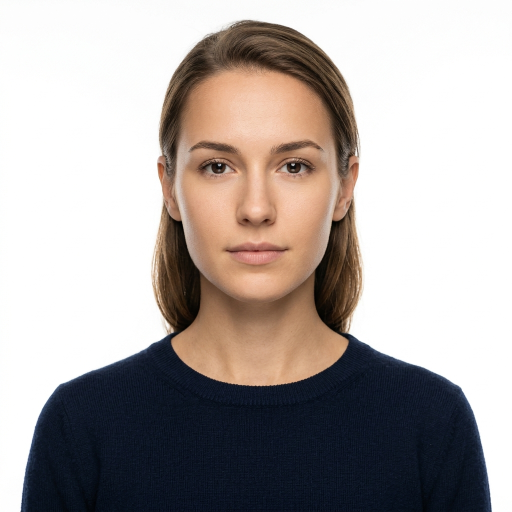
#> input picture demo_face.jpg, 1024 x 1024 px (shown at 1/2 size)
$ python generate_demo_video.py
#> lines starting #> are read from the running program, lines starting #| are printed output that depends on the picture
"""
generate_demo_video.py
----------------------
Tạo video mẫu chuẩn 'demo_video.mp4' (15 giây, 30 FPS) từ ảnh chân dung:
- Áp dụng dao động huyết sắc tố (Photoplethysmography) với:
  + Nhịp tim chuẩn: 74 BPM (1.23 Hz) - biên độ hấp thụ ánh sáng lớn nhất ở kênh Green.
  + Nhịp thở chuẩn: 16 RPM (0.27 Hz).
- Mô phỏng chuyển động nhẹ đầu (dao động góc nghiêng theta và vị trí)
  để kiểm chứng thuật toán nắn xoay Affine và triệt tiêu nhiễu của CHROM.
"""

import sys
if hasattr(sys.stdout, "reconfigure"):
    try:
        sys.stdout.reconfigure(encoding="utf-8")
        sys.stderr.reconfigure(encoding="utf-8")
    except Exception:
        pass

import cv2
import numpy as np


def create_demo_video(image_path: str = "demo_face.jpg", output_video: str = "demo_video.mp4", duration_sec: float = 15.0, fps: float = 30.0):
#> called with image_path = 'demo_face.jpg', output_video = 'demo_video.mp4', duration_sec = 15, fps = 30
    img = cv2.imread(image_path)
#> img is the input picture: shape (1024, 1024, 3); mean B, G, R 162.9, 165.6, 172.9
    if img is None:
        print(f"LỖI: Không tìm thấy ảnh {image_path}")
        return False

    # Resize về kích thước chuẩn 640x480
    target_w, target_h = 640, 480
    base_frame = cv2.resize(img, (target_w, target_h))
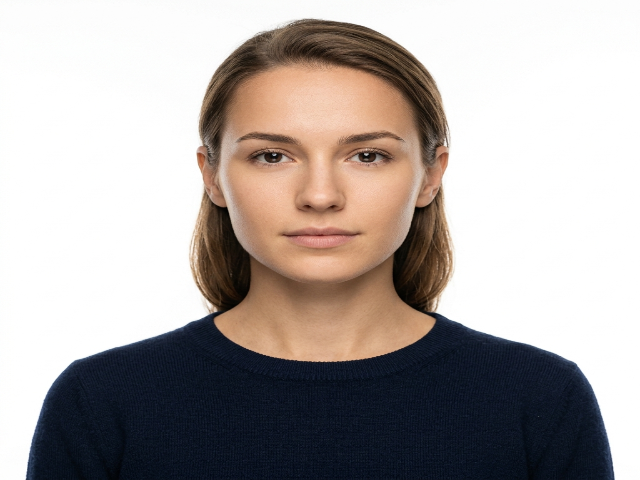
#> base_frame: shape (480, 640, 3); mean B, G, R 162.8, 165.6, 172.8

    total_frames = int(duration_sec * fps)
    fourcc = cv2.VideoWriter_fourcc(*"mp4v")
    out = cv2.VideoWriter(output_video, fourcc, fps, (target_w, target_h))

    # Tần số mục tiêu
    target_hr = 74.0  # 74 BPM
    target_rr = 16.0  # 16 RPM
    f_pulse = target_hr / 60.0
    f_resp = target_rr / 60.0

    print(f"Đang khởi tạo '{output_video}' ({total_frames} frames, {duration_sec}s)...")
    print(f"Nhịp tim thiết lập: {target_hr} BPM ({f_pulse:.2f} Hz)")
    print(f"Nhịp thở thiết lập: {target_rr} RPM ({f_resp:.2f} Hz)")

    center_x = target_w / 2.0
    center_y = target_h / 2.0

    for i in range(total_frames):
        t = i / fps

        # 1. Dao động vi mạch máu: Kênh Green hấp thụ mạnh nhất, Red & Blue hấp thụ yếu hơn
        pulse = np.sin(2 * np.pi * f_pulse * t)
        breath = np.sin(2 * np.pi * f_resp * t)

        # Hệ số điều chế màu
        mod_r = 1.0 + 0.006 * pulse + 0.008 * breath
        mod_g = 1.0 - 0.024 * pulse + 0.008 * breath
        mod_b = 1.0 - 0.004 * pulse + 0.008 * breath

        frame_mod = base_frame.astype(np.float32)
        frame_mod[:, :, 0] = np.clip(frame_mod[:, :, 0] * mod_b, 0, 255)  # Blue
        frame_mod[:, :, 1] = np.clip(frame_mod[:, :, 1] * mod_g, 0, 255)  # Green
        frame_mod[:, :, 2] = np.clip(frame_mod[:, :, 2] * mod_r, 0, 255)  # Red

        # 2. Dao động lắc nhẹ đầu (góc nghiêng theta từ -3 đến +3 độ, độ trôi vị trí 2-4 px)
        angle = 3.5 * np.sin(2 * np.pi * 0.15 * t)
        dx = 3.0 * np.sin(2 * np.pi * 0.2 * t)
        dy = 2.0 * np.cos(2 * np.pi * 0.15 * t)

        M = cv2.getRotationMatrix2D((center_x, center_y), angle, 1.0)
        M[0, 2] += dx
        M[1, 2] += dy

        warped_frame = cv2.warpAffine(
            frame_mod.astype(np.uint8),
            M,
            (target_w, target_h),
            borderMode=cv2.BORDER_REFLECT,
        )

        out.write(warped_frame)
#> this loop made 450 passes
#> pass 1, in create_demo_video, `warped_frame = cv2.warpAffine( frame_mod.astype(np.uint8), M, (target_..`:
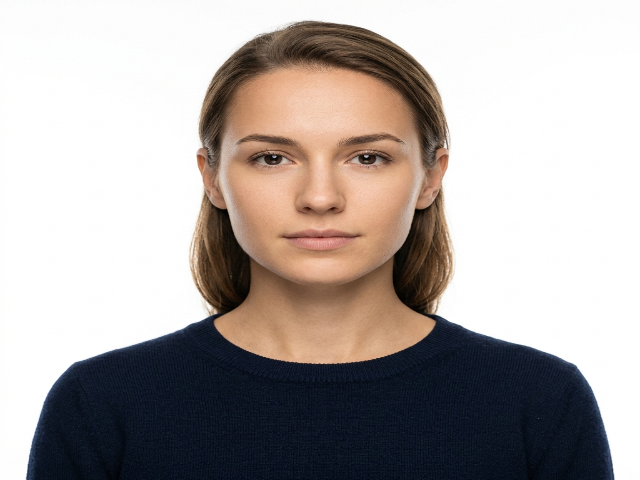
#> warped_frame: shape (480, 640, 3); mean B, G, R 163.6, 166.5, 173.8
#> after the loop:
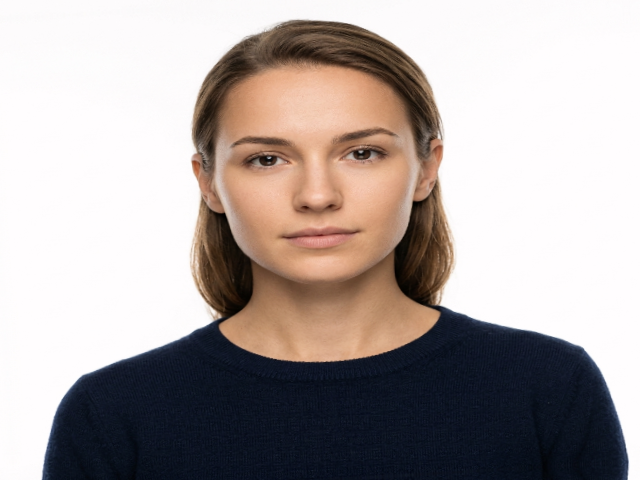
#> warped_frame: shape (480, 640, 3); mean B, G, R 161.6, 163.8, 172.7

    out.release()
    print(f"Đã xuất thành công video demo: {output_video}")
    return True


if __name__ == "__main__":
    create_demo_video()
